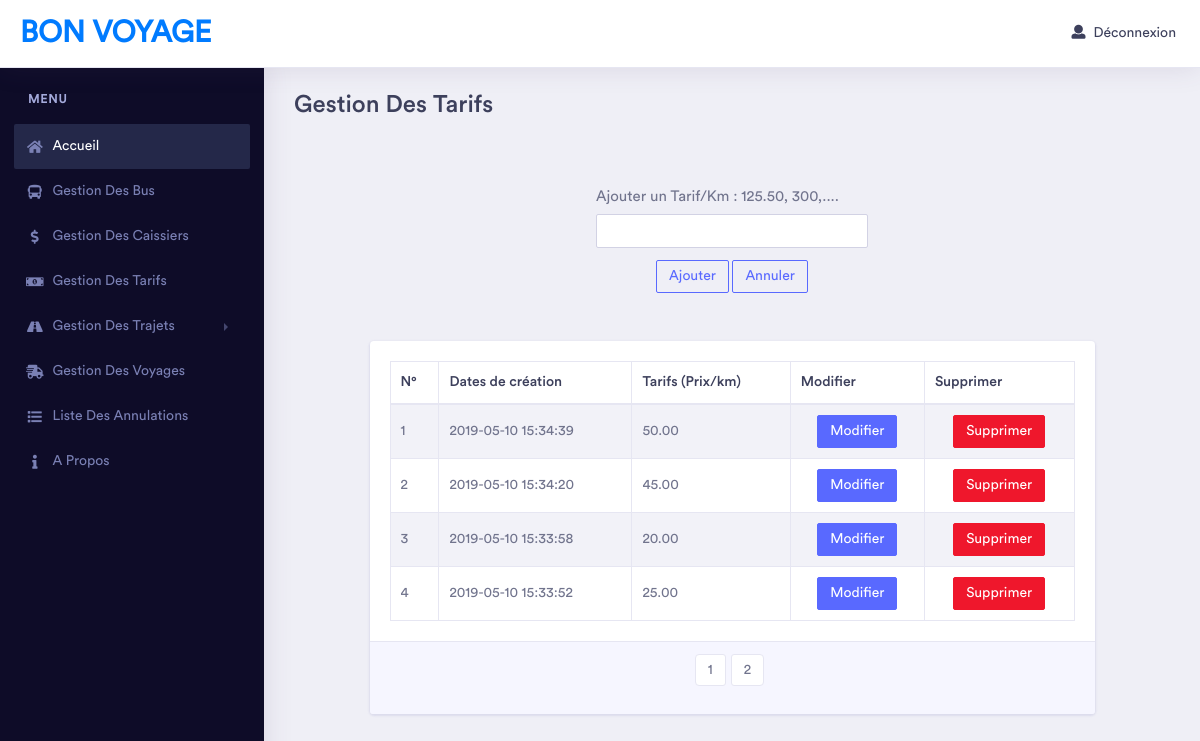
/admin/pages/gestionTarifs.php, run on the app's committed database.
### tables this page shows
CREATE TABLE `tarifs` (
  `numTarif` int(11) NOT NULL,
  `valeurTarif` decimal(8,2) DEFAULT NULL,
  `numRes` int(11) NOT NULL,
  `dateCreationTarif` date DEFAULT NULL,
  `statutTarif` tinyint(1) DEFAULT '1',
  `dateModifTarif` datetime DEFAULT NULL
);

### admin/pages/gestionTarifs.php (the view, shortened to what this page needs)
<?php
    $dsn = 'mysql:dbname=bonvoyage;host=localhost';
    $user = 'root';
    $pswd = '';
    try {
        $db = new PDO($dsn, $user, $pswd);
    } catch (PDOException $e) {
        die(' Erreur : '.$e -> getMessage());
    }
    $nb_element_par_page = 4 ;
    $req = $db -> prepare("SELECT * from tarifs where statutTarif = 1");
    $req -> execute();
    $nombre_resultat_renvoye = $req -> rowCount();
    $nombre_page = ceil($nombre_resultat_renvoye / $nb_element_par_page);
    if( isset($_GET['page']) ){
       $page = $_GET['page'];
    }else{
      $page = 1;
    }
    $premier_resultat_sur_la_page=($page - 1)*$nb_element_par_page;
    $req = $db -> prepare("SELECT * from tarifs where statutTarif = 1 order by dateModifTarif desc limit $premier_resultat_sur_la_page, $nb_element_par_page");
    $req -> execute();
?>
<!doctype html>
<html>
<head>
     <link rel="stylesheet" href="../../assets/vendor/bootstrap/css/bootstrap.min.css">
    <link href="../../assets/vendor/fonts/circular-std/style.css" rel="stylesheet">
    <link rel="stylesheet" href="../../assets/libs/css/style.css">
    <link rel="stylesheet" href="../../assets/vendor/fonts/fontawesome/css/fontawesome-all.css">
    <link rel="stylesheet" href="../../assets/vendor/charts/chartist-bundle/chartist.css">
    <link rel="stylesheet" href="../../assets/vendor/charts/morris-bundle/morris.css">
    <link rel="stylesheet" href="../../assets/vendor/fonts/material-design-iconic-font/css/materialdesignicons.min.css">
    <link rel="stylesheet" href="../../assets/vendor/charts/c3charts/c3.css">
    <link rel="stylesheet" href="../../assets/vendor/fonts/flag-icon-css/flag-icon.min.css">
</head>
<body>
    <div class="dashboard-main-wrapper">
        <div class="dashboard-header">
            <nav class="navbar navbar-expand-lg bg-white fixed-top " >
                <a class="navbar-brand" href="private.php">Bon Voyage</a>
                <div class="collapse navbar-collapse " id="navbarSupportedContent">
                    <ul class="navbar-nav ml-auto navbar-right-top">
                        <li class="nav-item dropdown nav-user">
                            <a class="dropdown-item" href="deconnexionAdmin.php"><i class="fas fa-user mr-2"></i>Déconnexion</a>
                        </li>
                    </ul>
                </div>
            </nav>
        </div>
        <div class="nav-left-sidebar sidebar-dark">
            <div class="menu-list">
                <nav class="navbar navbar-expand-lg navbar-light">
                    <div class="collapse navbar-collapse" id="navbarNav">
                        <ul class="navbar-nav flex-column">
                            <li class="nav-divider">
                                Menu
                            </li>
                            <li class="nav-item">
                                <a class="nav-link active" href="gestionBus.php"  aria-expanded="false"><i class="fa fa-fw fa-home"></i>Accueil</a>
                            </li>
                             <li class="nav-item">
                                <a class="nav-link" href="gestionBus.php"  aria-expanded="false"><i class="fa fa-fw fas fa-bus"></i>Gestion Des Bus</a>
                            </li>
                            <li class="nav-item">
                                <a class="nav-link" href="gestionCaisiers.php"  aria-expanded="false"><i class="fa fa-fw fa-dollar-sign"></i>Gestion Des Caissiers</a>
                            </li>
                             <li class="nav-item">
                                <a class="nav-link" href="#"  aria-expanded="false"><i class="fa fa-fw fa-money-bill-alt"></i>Gestion Des Tarifs</a>
                            </li>
                            <li class="nav-item">
                                <a class="nav-link" href="#" data-toggle="collapse" aria-expanded="false" data-target="#submenu-1-2" aria-controls="submenu-1-2"><i class="fa fa-fw fa-road"></i>Gestion Des Trajets</a>
                            </li>
                            <li class="nav-item">
                                <a class="nav-link" href="gestionVoyages.php"  aria-expanded="false"><i class="fa fa-fw fa-shipping-fast"></i>Gestion Des Voyages</a>
                            </li>
                            <li class="nav-item">
                                <a class="nav-link" href="listeAnnulation.php"  aria-expanded="false"><i class="fa fa-fw fa-list"></i>Liste Des Annulations</a>
                            </li>
                            <li class="nav-item">
                                <a class="nav-link" href="apropos.php"  aria-expanded="false"><i class="fa fa-fw fa-info"></i>A Propos</a>
                            </li>
                        </ul>
                    </div>
                </nav>
            </div>
        </div>
        <div class="dashboard-wrapper">
                <div class="container-fluid dashboard-content ">
                     <div class="row">
                        <div class="col-xl-12 col-lg-12 col-md-12 col-sm-12 col-12">
                            <div class="page-header">
                                <h2 class="pageheader-title">Gestion Des Tarifs</h2>
                            </div>
                        </div>
                    </div>
                    <div class="row justify-content-md-center" style="margin: 2%;">
                        <div class="col-12 text-center">
                        </div>
                     </div>
                     <div class="row justify-content-md-center">
                         <div class="col-4" >
                              <form action="traitCreationTarifs.php" method="POST" id="formCreationTarif">
                                <div class="form-group">
                                  <label for="montantTarif">Ajouter un Tarif/Km : 125.50, 300,....</label>
                                  <input class="form-control" type="text" name="montantTarif" id="montantTarif" autofocus="" required="" value="<?php if(isset($_SESSION['UvaleurTA'])){ echo $_SESSION['UvaleurTA'];}  unset($_SESSION['UvaleurTA']);?>">
                                </div>
                                <div class="form-group text-center">
                                    <input  class="btn btn-outline-primary btn-sm" type="submit" value="<?php if(isset($_SESSION['UnumTA'])){echo"Modifier";}else{echo"Ajouter";}unset($_SESSION['UnumTA']);?>">
                                    <input  class="btn btn-outline-primary btn-sm" type="reset" id="formCreationValeurTAReset" value="Annuler">
                                </div>
                              </form>
                         </div>
                     </div>
                     <div class="row justify-content-md-center" style="margin:2%;">
                        <div class="col-12 text-center">
                        </div>
                      </div>
                      <div class="row  justify-content-md-center">
                          <div class="col-10">
                              <div class="card">
                                    <div class="card-body">
                                        <div class="table-responsive">
                                            <table class="table table-striped table-bordered first">
                                                <thead>
                                                    <tr>
                                                        <th>N°</th>
                                                        <th>Dates de création</th>
                                                        <th>Tarifs (Prix/km)</th>
                                                        <th>Modifier</th>
                                                        <th>Supprimer</th>
                                                    </tr>
                                                </thead>
                                                <tbody><?php $i =$premier_resultat_sur_la_page;?>
                                                  <?php while($row = $req -> fetch()) :?>
                                                    <tr>
                                                      <td><?php $i+=1;echo $i;?></td>
                                                       <td><?php echo $row['dateModifTarif']?></td>
                                                      <td><?php echo $row['valeurTarif']?></td>
                                                      <td class="text-center"><a href="traitCreationTarifs.php?idUpdateTA=<?php echo $row['numTarif'];?>" class="btn btn-primary btn-sm text">Modifier</a></td>
                                                      <td class="text-center"><a href="traitCreationTarifs.php?idSupprimerTA=<?php echo $row['numTarif'];?>"class="btn btn-danger btn-sm">Supprimer</a></td>
                                                    </tr>
                                                  <?php endwhile;?>
                                                </tbody>
                                            </table>
                                        </div>
                                    </div>
                                    <div class="card-footer" >
                                      <nav class="d-flex">
                                          <ul class="pagination mx-auto">
                                               <?php for( $page=1; $page <= $nombre_page; $page++) :?>
                                                  <li class="page-item"><a class="page-link" href="gestionTarifs.php?page=<?php echo$page;?>"><?php echo $page?></a></li>
                                               <?php endfor;?>
                                          </ul>
                                      </nav>
                                    </div>
                                </div>
                          </div>
                      </div>
                    </div>
                </div>
            </div>
</body>
</html>

### data on the page
tarifs: dateModifTarif "2019-05-10 15:34:39", valeurTarif "50.00"
tarifs: dateModifTarif "2019-05-10 15:34:20", valeurTarif "45.00"
tarifs: dateModifTarif "2019-05-10 15:33:58", valeurTarif "20.00"
tarifs: dateModifTarif "2019-05-10 15:33:52", valeurTarif "25.00"
